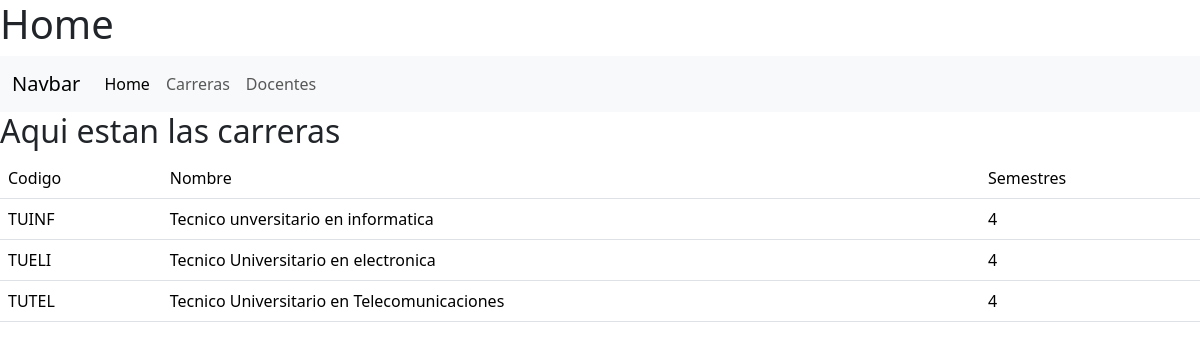
The app's page /carreras with its own data.
### core/models.py (models this page shows, shortened)
class Carrera(models.Model):
    codigo = models.CharField(max_length=6, primary_key=True, verbose_name="Codigo")
    nombre = models.CharField(max_length=200, verbose_name="Nombre")
    duracion = models.IntegerField(verbose_name="Duración (Semestres)")

### core/views.py (the view)
# urls.py: path('carreras', views.carreras, name="carreras"),
def carreras(request):
    titulo = "Aqui estan las carreras"
    lista_carreras = Carrera.objects.all()
    data = {
        "titulo":titulo,
        "lista_carreras":lista_carreras,
    }
    return render(request,'core/carreras.html', data)

### core/templates/core/carreras.html
{% extends 'core/base.html'%}
{%block content %}
    <h2>{{ titulo }}</h2>
    <table class="table table-hover">
        <thead>
            <tr>
                <td>Codigo</td>
                <td>Nombre</td>
                <td>Semestres</td>
            </tr>
        </thead>
        <tbody>
            {% for carrera in lista_carreras %}
            <tr>
                <td>{{carrera.codigo}}</td>
                <td>{{carrera.nombre}}</td>
                <td>{{carrera.duracion}}</td>
            </tr>
            {% endfor %}
        </tbody>
{% endblock %}

### core/templates/core/base.html (shortened to what this page needs)
{% load static %}
<!DOCTYPE html>
<html lang="en">
<head>
    <link rel="stylesheet" href="{% static 'core/css/bootstrap.css' %}">
</head>
<body>
    <h1>Home</h1>
    <nav class="navbar navbar-expand-lg bg-body-tertiary">
        <div class="container-fluid">
          <a class="navbar-brand" href="#">Navbar</a>
          <div class="collapse navbar-collapse" id="navbarSupportedContent">
            <ul class="navbar-nav me-auto mb-2 mb-lg-0">
              <li class="nav-item">
                <a class="nav-link active" aria-current="page" href="{% url 'home' %}">Home</a>
              </li>
              <li class="nav-item">
                <a class="nav-link" href="{% url 'carreras' %}">Carreras</a>
              </li>
              <li class="nav-item">
                <a class="nav-link" href="{% url 'docentes' %}">Docentes</a>
              </li>
          </div>
        </div>
      </nav>
      {% block content %}
      {% endblock %}
</body>
</html>

### records on screen
Carrera: codigo "TUINF", nombre "Tecnico unversitario en informatica", duracion "4"
Carrera: codigo "TUELI", nombre "Tecnico Universitario en electronica", duracion "4"
Carrera: codigo "TUTEL", nombre "Tecnico Universitario en Telecomunicaciones", duracion "4"

### other values on screen
{{ titulo }} "Aqui estan las carreras"
